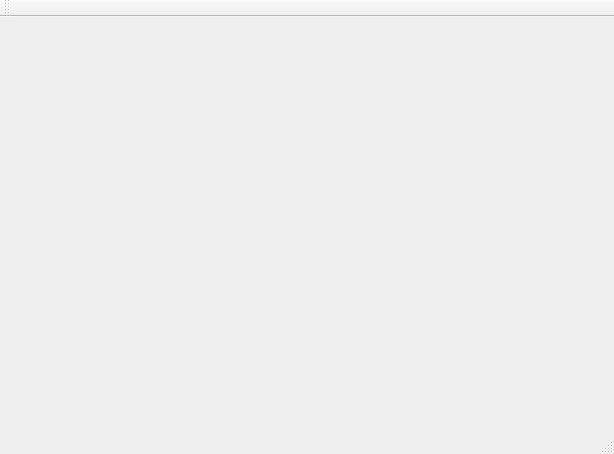
<?xml version="1.0" encoding="UTF-8"?>
<ui version="4.0">
 <class>MonitorWindow</class>
 <widget class="QMainWindow" name="MonitorWindow">
  <property name="geometry">
   <rect>
    <x>0</x>
    <y>0</y>
    <width>614</width>
    <height>454</height>
   </rect>
  </property>
  <property name="windowTitle">
   <string>Monitor</string>
  </property>
  <widget class="QWidget" name="centralWidget"/>
  <widget class="QMenuBar" name="menuBar">
   <property name="geometry">
    <rect>
     <x>0</x>
     <y>0</y>
     <width>614</width>
     <height>21</height>
    </rect>
   </property>
  </widget>
  <widget class="QToolBar" name="mainToolBar">
   <attribute name="toolBarArea">
    <enum>TopToolBarArea</enum>
   </attribute>
   <attribute name="toolBarBreak">
    <bool>false</bool>
   </attribute>
  </widget>
  <widget class="QStatusBar" name="statusBar"/>
 </widget>
 <layoutdefault spacing="6" margin="11"/>
 <resources/>
 <connections/>
</ui>
